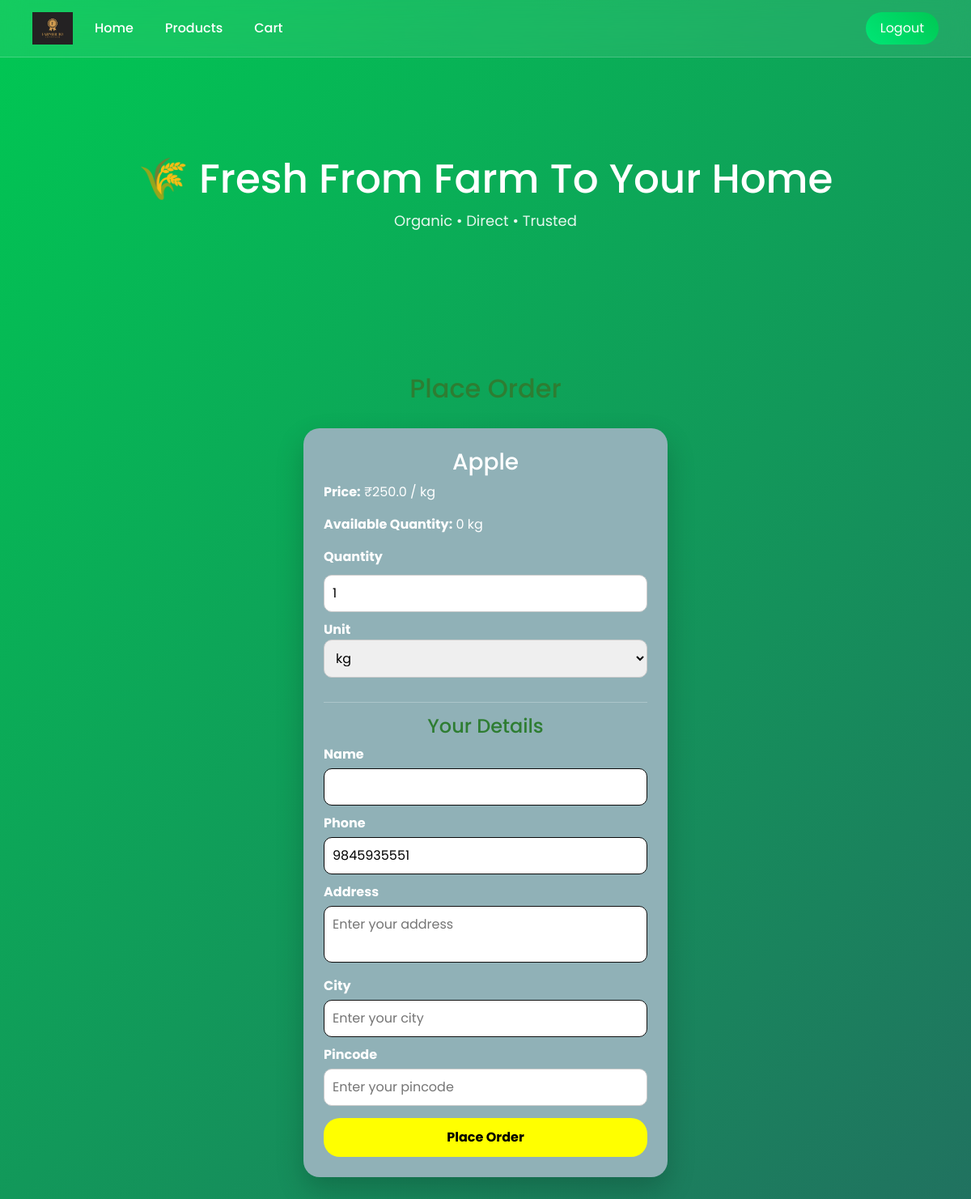
Page /place-order/72/ (signed in) on the committed database.
### cropdrop/models.py (models this page shows, shortened)
class Product(models.Model):
    farmer = models.ForeignKey(Farmer, on_delete=models.CASCADE)
    category = models.ForeignKey(Category, on_delete=models.CASCADE)
    name = models.CharField(max_length=100)
    price = models.FloatField()
    quantity = models.IntegerField()
    unit = models.CharField(max_length=10)
    image = CloudinaryField('image')

class Customer(models.Model):
    user = models.OneToOneField(User, on_delete=models.CASCADE)
    phone = models.CharField(max_length=15)
    address = models.TextField()

### cropdrop/views.py (the view, shortened to what this page needs)
# urls.py: path('place-order/<int:id>/', views.place_order, name='place_order'),
@login_required
def place_order(request, id):
    product = get_object_or_404(Product, id=id)
    customer = request.user.customer
    customer_email = customer.user.email
    return render(request, "place_order.html", {"product": product})

### cropdrop/context_processors.py (called while the page is built)
def user_role(request):
    is_farmer = False
    if request.user.is_authenticated:
        try:
            is_farmer = request.user.farmer is not None
        except:
            is_farmer = False
    return {'is_farmer': is_farmer}

### cropdrop/templates/place_order.html (shortened to what this page needs)
{% extends 'base.html' %}
{% block content %}
<h2 style="text-align:center; color:#2e7d32;">Place Order</h2>
<div style="
    max-width:450px;
    margin:30px auto;
    background:#90b1b7;
    padding:25px;
    border-radius:20px;
    box-shadow:0 15px 35px rgba(0,0,0,0.2);
">
    <h3 style="text-align:center;">{{ product.name }}</h3>
    <p><b>Price:</b> ₹{{ product.price }} / {{ product.unit }}</p>
    <p><b>Available Quantity:</b> {{ product.quantity }} {{ product.unit }}</p>
    <form method="POST">
        <label><b>Quantity</b></label>
        <input type="number"
               name="quantity"
               value="1"
               min="1"
               max="{{ product.quantity }}"
               style="width:100%; padding:10px; margin:10px 0; border-radius:10px; border:1px solid #ccc;">
        <label><b>Unit</b></label>
        <select name="unit"
                style="width:100%; padding:10px; margin-bottom:15px; border-radius:10px; border:1px solid #ccc;">
            <option value="kg">kg</option>
        </select>
        <hr style="margin:15px 0;">
        <h4 style="text-align:center; color:#2e7d32;">Your Details</h4>
        <label><b>Name</b></label>
        <input type="text"
               name="name"
               value="{{ request.user.first_name }} {{ request.user.last_name }}"
               placeholder="Enter your name"
               required
               style="width:100%; padding:10px; margin:5px 0 10px 0; border-radius:10px; border:1px solid #0a0a0a;">
        <label><b>Phone</b></label>
        <input type="text"
               name="phone"
               value="{{ request.user.customer.phone }}"
               placeholder="Enter your phone number"
               required
               style="width:100%; padding:10px; margin:5px 0 10px 0; border-radius:10px; border:1px solid #090909;">
        <label><b>Address</b></label>
        <textarea name="address"
                  placeholder="Enter your address"
                  required
                  style="width:100%; padding:10px; margin:5px 0 10px 0; border-radius:10px; border:1px solid #0f0e0e; resize:none;"></textarea>
        <label><b>City</b></label>
        <input type="text"
               name="city"
               placeholder="Enter your city"
               required
               style="width:100%; padding:10px; margin:5px 0 10px 0; border-radius:10px; border:1px solid #111111;">
        <label><b>Pincode</b></label>
        <input type="text"
               name="pincode"
               placeholder="Enter your pincode"
               required
               style="width:100%; padding:10px; margin:5px 0 15px 0; border-radius:10px; border:1px solid #ccc;">
        <button type="submit"
                style="width:100%; background:yellow; color:black; font-weight:bold; padding:12px; border:none; border-radius:20px; cursor:pointer; transition:0.3s;">
            Place Order
        </button>
    </form>
</div>
{% endblock %}

### cropdrop/templates/base.html (style rules this page uses)
body { margin: 0; font-family: 'Poppins', sans-serif; color: white; background: linear-gradient(-45deg, #0f2027, #203a43, #2c5364, #00c853); background-size: 400% 400%; animation: gradientBG 10s ease infinite; }

### rows in the picture
Product: name "Apple", price "250.0", unit "kg", quantity "0"
